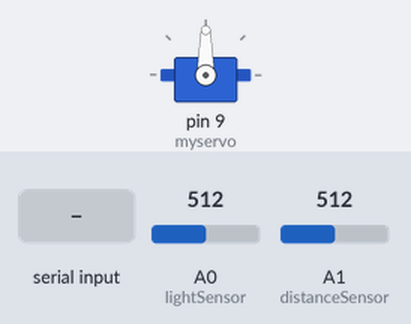
A sketch run on a simulated Arduino Uno, built with avr-gcc and run on an emulated ATmega328P. On the bench: servo. Inputs (shaded band) come from the test bench; at power-on: A0 (lightSensor) = 512, A1 (distanceSensor) = 512. The local clock reads 2024-03-15 10:24:30 at power-on unless the sketch sets it; what the sketch prints to the serial monitor is not drawn.

Above: at 1.2 s.
1.3 s: "1" received over Serial
Timing chart, 0 to 4.3 s (numbered marks = the images above; inputs shaded):
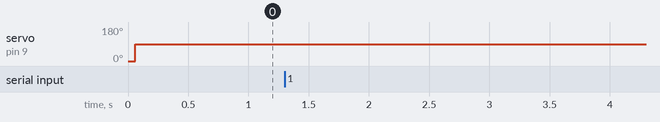

The sketch:

final_code.ino
```cpp
#include <SPI.h>
#include <MFRC522.h>
#include <Servo.h>
#include <RTClib.h>
#include <Wire.h>

#define SS_PIN 10
#define RST_PIN 9

MFRC522 mfrc522(SS_PIN, RST_PIN); // Create MFRC522 instance.
RTC_DS3231 rtc;
char t[32];
int lightSensor = 0;
int distanceSensor = 1;
int valueFromLightSensor = 0; // Added variable for light sensor
int valueFromDistanceSensor = 0; // Added variable for distance sensor

Servo myservo; // Create a Servo object

bool accessGranted = false;
bool mrng = true;
bool mid = true;
bool evng = true;
int c=0;
void setup() {
  Serial.begin(9600); // Initiate a serial communication
  SPI.begin(); // Initiate SPI bus
  mfrc522.PCD_Init(); // Initiate MFRC522
  myservo.attach(9); // Attach the servo to pin 9
  myservo.write(0); // Initialize servo position to 0 degrees
  Serial.println("Approximate your card to the reader...");
  Serial.println();
  Wire.begin();
  rtc.begin();
  rtc.adjust(DateTime(F(__DATE__), F(__TIME__)));
}
int z=0;
void loop() {
  int i = 0;
  z++;
  if(z==2)
  {
    Serial.println("Authorized access");
  }
  if (i == 0 ){
    myservo.write(90);
  }
  i += 1;
  DateTime now = rtc.now();
  sprintf(t, "%02d:%02d:%02d %02d/%02d/%02d", now.hour(), now.minute(), now.second(), now.day(), now.month(), now.year());
  Serial.print(F("Date/Time: "));
  Serial.println(t);
  delay(1000);

  valueFromLightSensor = analogRead(lightSensor);
  valueFromDistanceSensor = analogRead(distanceSensor);


  Serial.print("Distance Value: ");
  int distance = 4800 / (valueFromDistanceSensor - 20);
  Serial.println(distance);

  if (distance >= 16) {
    Serial.println();
  }

  if (accessGranted) {
    if (8 <= now.hour() && now.hour() <= 12 && mrng == true) {
      myservo.write(90); // Rotate the servo to 90 degrees
      delay(5000); // Wait for 5 seconds
      myservo.write(0); // Return the servo to the original position (0 degrees)
      mrng = false;
    } else if (12 < now.hour() && now.hour() <= 16 && mid == true) {
      myservo.write(90); // Rotate the servo to 90 degrees
      delay(5000); // Wait for 5 seconds
      myservo.write(0); // Return the servo to the original position (0 degrees)
      mid = false;
    } else if (16 < now.hour() && now.hour() <= 21 && evng == true) {
      myservo.write(90); // Rotate the servo to 90 degrees
      delay(5000); // Wait for 5 seconds
      myservo.write(0); // Return the servo to the original position (0 degrees)
      evng = false;
    }

  }
  if (now.hour() == 7) {
    mid = true;
    mrng = true;
    evng = true;
  }
if (Serial.available() > 0) {
    String content = Serial.readString();
    content.trim();
    if (content == "4F00A51CB147" or content == "5F01A56CB147") {
      printf("Authorized access");
      accessGranted = true;
    } else {
      Serial.println("Access denied");
    }
  }
  else{
    accessGranted=true;
    delay(3000);
  }
  delay(3000);
}
```

Measured:
- after the input at 1.3 s, every drawn part: stays the same
